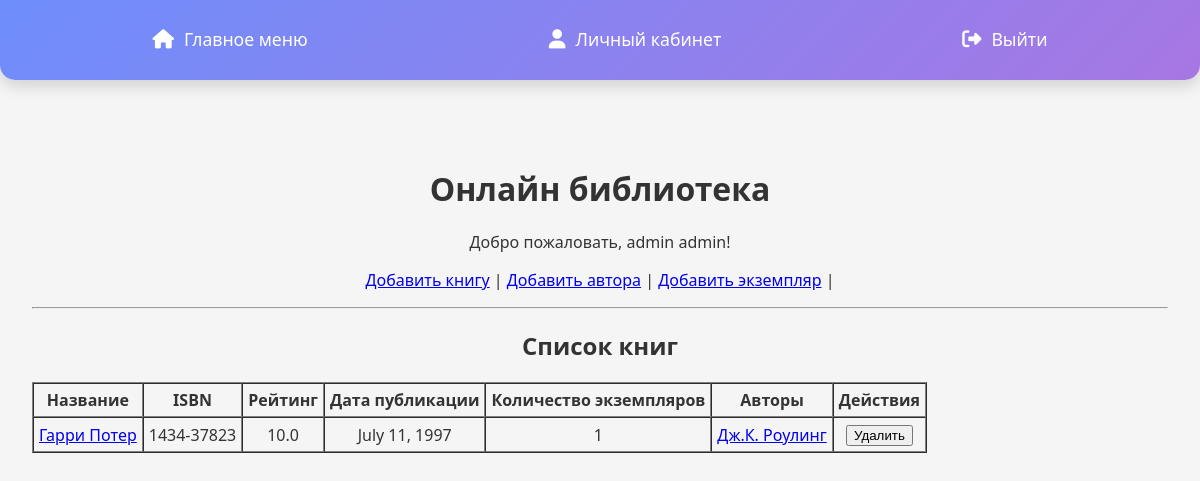
The app's page / (signed in) with its own data.
### main/models.py (models this page shows, shortened)
class Reader(models.Model):
    name = models.CharField(max_length=50)
    surname = models.CharField(max_length=50)
    date_of_birth = models.DateField()
    date_of_registration = models.DateField(default=timezone.now)
    email = models.EmailField(unique=True)
    number = models.CharField(max_length=15)
    is_admin = models.BooleanField(default=False)
    reader_number = models.CharField(max_length=12, unique=True, default=uuid.uuid4, editable=False)

### books/models.py (models this page shows, shortened)
class Book(models.Model):
    isbn = models.CharField(max_length=13, unique=True)
    title = models.CharField(max_length=255)
    description = models.TextField(blank=True, null=True)
    rating = models.DecimalField(max_digits=3, decimal_places=1, null=True, blank=True)
    date_of_publish = models.DateField(null=True, blank=True)
    authors = models.ManyToManyField(Author, related_name="books")
    genres = models.ManyToManyField(Genre, related_name="books")

class Author(models.Model):
    name = models.CharField(max_length=100)
    surname = models.CharField(max_length=100)
    date_of_birth = models.DateField()
    date_of_death = models.DateField(null=True, blank=True)
    place_of_birth = models.CharField(max_length=100)
    biography = models.TextField(null=True, blank=True)

### books/views.py (the view)
# urls.py: path('', views.book_list, name='home'),  # 👈 главная страница
def book_list(request):
    books = Book.objects.all().prefetch_related('exemplars', 'authors')
    reader = None
    reader_id = request.session.get("reader_id")
    if reader_id:
        reader = Reader.objects.filter(id=reader_id).first()
    return render(request, 'main/index.html', {'books': books, 'reader': reader})

### main/templates/main/index.html (shortened to what this page needs)
{% extends 'main/layout.html' %}
{% block content %}
<h1>Онлайн библиотека</h1>
{% if reader %}
    <p>Добро пожаловать, {{ reader.name }} {{ reader.surname }}!</p>
    {% if reader.id == 1 %}
        <p>
            <a href="{% url 'add_book' %}">Добавить книгу</a> |
            <a href="{% url 'add_author' %}">Добавить автора</a> |
            <a href="{% url 'add_examplar' %}">Добавить экземпляр</a> |
        </p>
    {% endif %}
{% else %}
    <p><a href="{% url 'login' %}">Войти</a> или <a href="{% url 'register' %}">Зарегистрироваться</a></p>
{% endif %}
<hr>
<h2>Список книг</h2>
<table border="1" cellpadding="5" cellspacing="0">
    <thead>
        <tr>
            <th>Название</th>
            <th>ISBN</th>
            <th>Рейтинг</th>
            <th>Дата публикации</th>
            <th>Количество экземпляров</th>
            <th>Авторы</th>
            {% if reader and reader.id == 1 %}
                <th>Действия</th>
            {% endif %}
        </tr>
    </thead>
    <tbody>
        {% for book in books %}
        <tr>
            <td><a href="{% url 'book_detail' book.id %}">{{ book.title }}</a></td>
            <td>{{ book.isbn }}</td>
            <td>{{ book.rating }}</td>
            <td>{{ book.date_of_publish }}</td>
            <td>{{ book.exemplars.count }}</td>
            <td>
                {% for author in book.authors.all %}
                    <a href="{% url 'author_detail' author.id %}">{{ author.name }} {{ author.surname }}</a>{% if not forloop.last %}, {% endif %}
                {% endfor %}
            </td>
            {% if reader and reader.id == 1 %}
            <td>
                <form action="{% url 'delete_book' book.isbn %}" method="post" style="display:inline;">
                    <button type="submit" onclick="return confirm('Удалить книгу {{ book.title }}?')">Удалить</button>
                </form>
            </td>
            {% endif %}
        </tr>
        {% empty %}
        <tr>
            <td colspan="7">Книг пока нет.</td>
        </tr>
        {% endfor %}
    </tbody>
</table>
{% endblock %}

### main/static/main/css/layout.css (style rules this page uses)
body { font-family: 'Segoe UI', Tahoma, Geneva, Verdana, sans-serif; margin: 0; padding: 0; background-color: #f5f5f5; color: #333; }

### records on screen
Reader: name "admin", surname "admin"
Book: title "Гарри Потер", isbn "1434-37823", rating "10.0", date_of_publish "July 11, 1997", exemplars.count "1"
Author: name "Дж.К.", surname "Роулинг"
